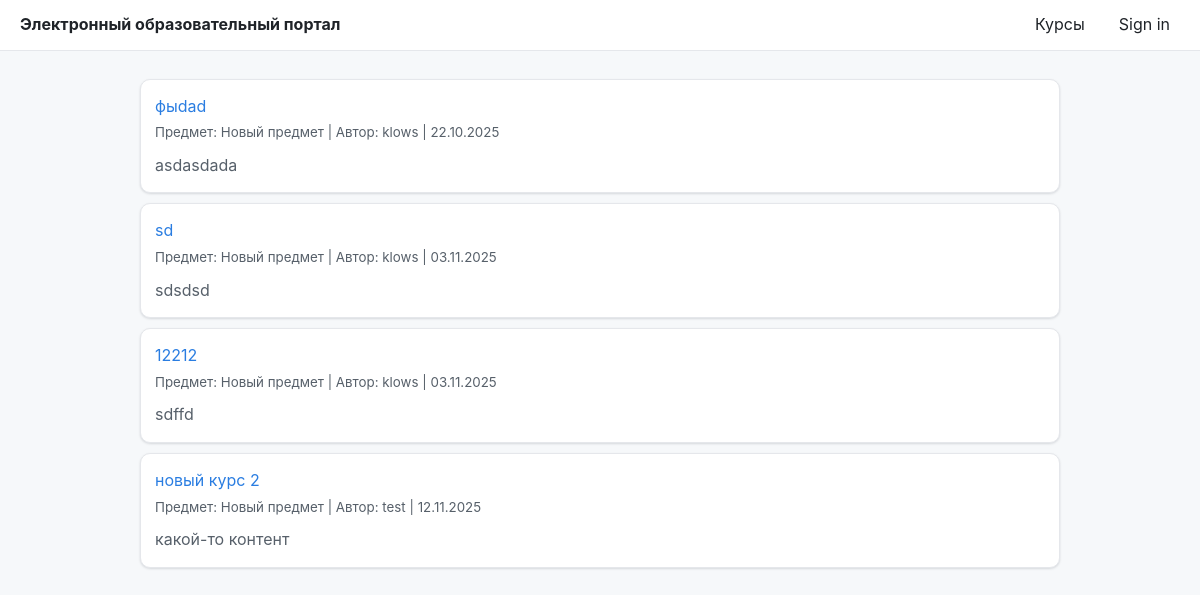
Page /courses/ on the committed database.
### courses/models.py (models this page shows, shortened)
class Course(models.Model):
    owner = models.ForeignKey(
        User,
        related_name='courses_created',
        on_delete=models.CASCADE
    )
    subject = models.ForeignKey(
        Subject,
        related_name='courses',
        on_delete=models.CASCADE
    )
    title = models.CharField(max_length=200)
    slug = models.SlugField(max_length=200, unique=True)
    overview = models.TextField()
    students = models.ManyToManyField(
        User,
        related_name='courses_joined',
        blank=True
    )
    created = models.DateTimeField(auto_now_add=True)
    class Meta:
        ordering = ['-created']

class Subject(models.Model):
    title = models.CharField(max_length=200)
    slug = models.SlugField(max_length=200, unique=True)
    class Meta:
        ordering = ['title']

### courses/views.py (the view)
# urls.py: path('courses/', views.CourseListView.as_view(), name='course_list'),
class CourseListView(TemplateResponseMixin, View):
    model = Course
    template_name = 'courses/course/list.html'
    def get(self, request, subject=None):
        subjects = cache.get('all_subjects')
        if not subjects:
            subjects = Subject.objects.annotate(
                total_courses=Count('courses')
            )
            cache.set('all_subjects', subjects)
        all_courses = Course.objects.annotate(
            total_modules=Count('modules')
        ).select_related('subject', 'owner')
        if subject:
            subject_obj = get_object_or_404(Subject, slug=subject)
            key = f'subject_{subject_obj.id}_courses'
            courses = cache.get(key)
            if not courses:
                courses = all_courses.filter(subject=subject_obj)
                cache.set(key, courses, 600)
        else:
            courses = cache.get('all_courses')
            if not courses:
                courses = all_courses
                cache.set('all_courses', courses, 600)
        return self.render_to_response({
            'subjects': subjects,
            'subject': subject_obj if subject else None,
            'courses': courses,
        })

### courses/templates/courses/course/list.html (shortened to what this page needs)
{% extends "base.html" %} {% block title %}Курсы{% endblock %} {% block content %}
<ul class="courses">
	{% for course in courses %}
	<li>
		<a href="{% url 'courses:course_detail' course.slug %}"
			>{{ course.title }}</a
		>
		<br />
		<small
			>Предмет: {{ course.subject.title }} | Автор: {{ course.owner.username }}
			| {{ course.created|date:"d.m.Y" }}</small
		>
		<p>{{ course.overview|truncatewords:25 }}</p>
	</li>
	{% empty %}
	<li>Курсов пока нет.</li>
	{% endfor %}
</ul>
{% endblock %}

### courses/templates/base.html (shortened to what this page needs)
{% load static %}
<!DOCTYPE html>
<html>
	<head>
		<link href="{% static 'css/base.css' %}" rel="stylesheet" />
	</head>
	<body>
		<div id="header">
			<a href="/" class="logo">Электронный образовательный портал</a>
			<ul class="menu">
				<li><a href="{% url 'courses:course_list' %}">Курсы</a></li>
				 {% if request.user.is_authenticated %}
				<li>
					<form
						action="{% url 'logout' %}"
						method="post"
						style="display: inline"
					>
						{% csrf_token %}
						<button type="submit" class="linklike">Sign out</button>
					</form>
				</li>
				{% else %}
				<li><a href="{% url 'login' %}">Sign in</a></li>
				{% endif %}
			</ul>
		</div>
		<div id="content">{% block content %}{% endblock %}</div>
	</body>
</html>

### courses/static/css/base.css (style rules this page uses)
:root { --bg: #f6f8fa; --bg-muted: #eef2f6; --panel: #ffffff; --text: #1f2328; --text-muted: #57606a; --border: #e5e7eb; --accent: #2a7de1; --accent-strong: #1d64b8; --accent-soft: #e8f2ff; --danger: #d93025; --success: #108a00; --shadow: 0 1px 2px rgba(16, 24, 40, 0.06), 0 1px 3px rgba(16, 24, 40, 0.08); --radius: 12px; }
* { box-sizing: border-box; }
html, body { height: 100%; }
body { margin: 0; font-family: -apple-system, BlinkMacSystemFont, 'Segoe UI', Roboto, Inter, Oxygen, Ubuntu, Cantarell, 'Fira Sans', 'Droid Sans', 'Helvetica Neue', Arial, system-ui, sans-serif; line-height: 1.6; color: var(--text); background: var(--bg); }
#header { position: sticky; top: 0; z-index: 50; display: flex; justify-content: space-between; align-items: center; padding: 12px 20px; background: rgba(255, 255, 255, 0.95); backdrop-filter: saturate(180%) blur(8px); border-bottom: 1px solid var(--border); }
.logo { font-weight: 700; color: var(--text); text-decoration: none; }
#header .menu { list-style: none; margin: 0; padding: 0; display: flex; gap: 14px; align-items: center; }
#header .menu a { color: var(--text); text-decoration: none; padding: 6px 10px; border-radius: 7px; }
#content { max-width: 960px; margin: 28px auto; padding: 0 20px 48px; }
p { margin: 0 0 12px; color: var(--text); }
small, .muted { color: var(--text-muted); }
a { color: var(--accent); text-decoration: none; }
ul.subjects, ul.courses, .modules, ul { padding-left: 0; list-style: none; }
ul.subjects li, ul.courses li { border: 1px solid var(--border); border-radius: 10px; padding: 14px; margin-bottom: 10px; background: #fff; box-shadow: var(--shadow); }
.courses p { margin: 8px 0 0; color: var(--text-muted); }

### rows in the picture
Course: title "фыdad", subject "Новый предмет", owner.username "klows", created "22.10.2025", overview "asdasdada"
Course: title "sd", subject "Новый предмет", owner.username "klows", created "03.11.2025", overview "sdsdsd"
Course: title "12212", subject "Новый предмет", owner.username "klows", created "03.11.2025", overview "sdffd"
Course: title "новый курс 2", subject "Новый предмет", owner.username "test", created "12.11.2025", overview "какой-то контент"
